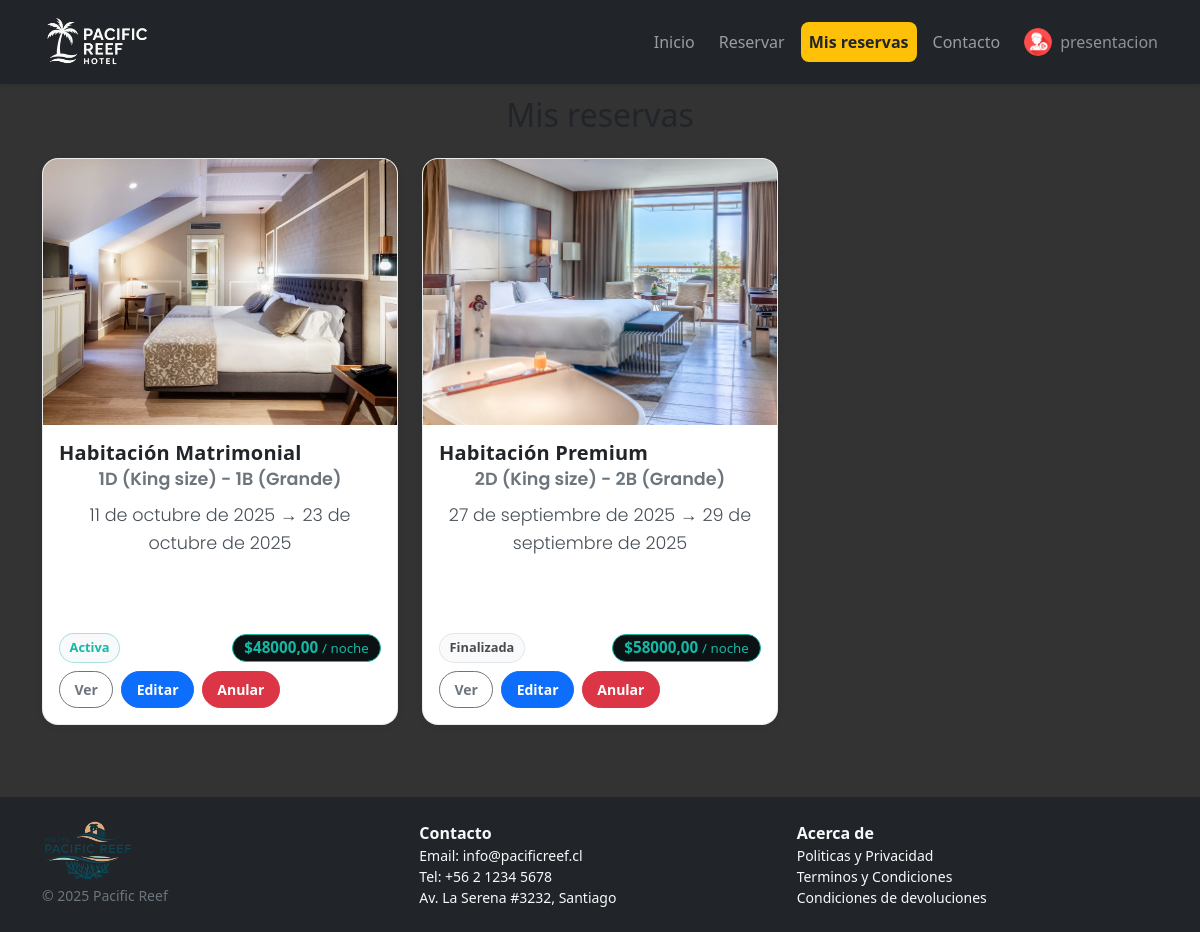
The page /reservas/ (signed in) on the database its author committed.
### hotel/models.py (models this page shows, shortened)
class Reservation(models.Model):
    room = models.ForeignKey(Room, on_delete=models.PROTECT, related_name="reservations")
    guest_name = models.CharField(max_length=120)
    check_in = models.DateField()
    check_out = models.DateField()
    notes = models.TextField(blank=True)
    user = models.ForeignKey(
        settings.AUTH_USER_MODEL,
        on_delete=models.CASCADE,
        related_name="reservations",
        null=True, blank=True,
    )

class Room(models.Model):
    ROOM_TYPES = [
        ("STD", "Standard"),
        ("DLX", "Deluxe"),
        ("STE", "Suite"),
    ]
    hotel = models.ForeignKey(Hotel, on_delete=models.CASCADE, related_name="rooms")
    number = models.CharField(max_length=10)
    room_type = models.CharField(max_length=3, choices=ROOM_TYPES, default="STD")
    capacity = models.PositiveSmallIntegerField(default=2)
    price_per_night = models.DecimalField(max_digits=10, decimal_places=2)
    is_active = models.BooleanField(default=True)
    image = models.ImageField(upload_to="rooms/", blank=True, null=True)
    spaces = models.CharField(max_length=50, blank=True, null=True)
    description = models.TextField(blank=True, null=True)
    class Meta:
        unique_together = ("hotel", "number")

### hotel/views.py (the view)
# urls.py: path("reservas/", views.ResList.as_view(), name="res_list"),
class ResList(LoginRequiredMixin, ListView):
    model = Reservation
    ordering = ["-check_in"]
    paginate_by = 20
    template_name = "hoteles/reservation_list.html"
    context_object_name = "object_list"
    def get_queryset(self):
        qs = super().get_queryset()
        return qs.filter(user=self.request.user)
    def get_context_data(self, **kwargs):
        ctx = super().get_context_data(**kwargs)
        ctx["current"] = "res_list"
        ctx["today"] = now().date()
        return ctx

### hotel/context_processors.py (called while the page is built)
def clima_global(request):
    clima_data = get_weather_meteoblue()
    return {
        'clima': clima_data
    }

### hotel/views.py (called while the page is built, shortened)
def get_weather_meteoblue():
    url = "https://my.meteoblue.com/packages/basic-1h_basic-day"
    params = {
        "apikey": "wtsb78MJjGLBo9rl",
        "lat": -33.4569,
        "lon": -70.6483,
        "asl": 556,
        "format": "json"
    }
    try:
        r = requests.get(url, params=params, timeout=10)
        r.raise_for_status()
        data = r.json()
    except requests.exceptions.RequestException as e:
        print(f"Error al conectar con Meteoblue: {e}")
        return []

### templates/hoteles/reservation_list.html (shortened to what this page needs)
{% extends "base.html" %}
{% load static %}
{% block content %}
<h2 class="text-center mb-4">Mis reservas</h2>
<div class="container px-0">
  {% if object_list %}
    <div class="row g-4 row-cols-1 row-cols-sm-2 row-cols-lg-3">
      {% for res in object_list %}
        <div class="col">
          <div class="card res-card">
            {% if res.room.image %}
              <img src="{{ res.room.image.url }}" alt="{{ res.room.get_room_type_display }}" class="res-img">
            {% else %}
              <img src="{% static 'img/habitacion.jpg' %}" alt="{{ res.room.get_room_type_display }}" class="res-img">
            {% endif %}
            <div class="card-body d-flex flex-column">
              <h5 class="res-type mb-0">{{ res.room.get_room_type_display }}</h5>
              <p class="res-subtitle mb-2">{{ res.room.spaces }}</p>
              <p class="res-dates mb-3">
                {{ res.check_in }} &rarr; {{ res.check_out }}
              </p>
              {% if res.notes %}
                <p class="text-muted mb-3" style="min-height: 2.5em; overflow:hidden;">{{ res.notes }}</p>
              {% else %}
                <p class="text-muted mb-3" style="min-height: 2.5em;">&nbsp;</p>
              {% endif %}
              <div class="mt-auto d-flex align-items-center justify-content-between flex-wrap gap-2">
                <span class="badge-status {% if res.check_out > today %}active{% else %}past{% endif %}">
                  {% if res.check_out > today %}Activa{% else %}Finalizada{% endif %}
                </span>
                <span class="price-pill">
                  ${{ res.room.price_per_night }} <small class="fw-normal">/ noche</small>
                </span>
                <div class="actions d-flex gap-2">
                  <a href="{% url 'res_detail' res.pk %}" class="btn btn-outline-secondary btn-sm">Ver</a>
                  <a href="{% url 'res_update' res.pk %}" class="btn btn-primary btn-sm">Editar</a>
                  <form action="{% url 'res_delete' res.pk %}" method="post" class="d-inline" onsubmit="return confirmCancel(this);">
                    <button type="submit" class="btn btn-danger btn-sm">Anular</button>
                  </form>
                </div>
              </div>
            </div>
          </div>
        </div>
      {% endfor %}
    </div>
  {% else %}
    <div class="text-center text-muted py-5">
      <img src="{% static 'img/empty-state-reservas.svg' %}" alt="" style="max-width:220px;" class="mb-3">
      <p>Aún no tienes reservas. ¿Listo para tu próxima estadía?</p>
      <a href="{% url 'room_list' %}" class="btn btn-primary">Reservar una habitación</a>
    </div>
  {% endif %}
</div>
{% endblock %}

### templates/_navbar.html (shortened to what this page needs)
{% load static %}
<nav class="navbar navbar-expand-lg navbar-dark bg-dark fixed-top shadow-sm">
  <div class="container">
    <a class="navbar-brand d-flex align-items-center gap-2" href="{% url 'home' %}">
      <img src="{% static 'img/logo-hotel.png' %}" alt="Hotel" style="height:58px; width:auto;">
    </a>
    <div class="collapse navbar-collapse justify-content-end" id="mainNav">
      <ul class="navbar-nav align-items-lg-center gap-lg-2">
        <li class="nav-item">
          <a class="nav-link {% if current == 'home' %}active-pill{% endif %}" href="{% url 'home' %}">Inicio</a>
        </li>
        <li class="nav-item">
          <a class="nav-link {% if current == 'room_list' or current == 'room_detail' %}active-pill{% endif %}" href="{% url 'room_list' %}">Reservar</a>
        </li>
        {% if user.is_authenticated %}
          <li class="nav-item">
            <a class="nav-link {% if current == 'res_list' or current == 'res_detail' %}active-pill{% endif %}" href="{% url 'res_list' %}">Mis reservas</a>
          </li>
          <li class="nav-item">
            <a class="nav-link {% if current == 'contacto' %}active-pill{% endif %}" href="{% url 'contacto' %}">Contacto</a>
          </li>
          <li class="nav-item d-flex align-items-center ms-lg-2">
            <form method="post" action="{% url 'logout' %}" class="m-0 p-0 d-flex align-items-center">
              <button type="submit"
                      class="btn btn-link d-flex align-items-center p-0 text-white-50"
                      style="text-decoration:none; border:none; background:transparent; cursor:pointer;"
                      title="Cerrar sesión">
                <img src="{% static 'img/icono-usuario.png' %}"
                     alt="Avatar"
                     class="rounded-circle me-2"
                     style="width:28px;height:28px;object-fit:cover;">
                <span class="navbar-text text-white-50">{{ user.get_full_name|default:user.username }}</span>
              </button>
            </form>
          </li>
        {% endif %}
      </ul>
    </div>
  </div>
</nav>

### static/css/styles.css (style rules this page uses)
body { padding-top: 4.5rem; }
.nav-link.active-pill { background-color: #ffc107; color: #212529 !important; border-radius: .5rem; font-weight: 600; }
.navbar-brand img { height:36px; }
p { font-family: 'Poppins', sans-serif; font-weight: 300; font-size: 1.1rem; color: #e9ecef; line-height: 1.6; text-align: center; }

### templates/hoteles/reservation_list.html (style rules this page uses)
:root { --turquoise:#14b8a6; --near-black:#0c1114; }
.res-card { border: 1px solid rgba(12,17,20,.08); border-radius: 16px; overflow: hidden; box-shadow: 0 2px 10px rgba(0,0,0,.04); transition: transform .2s ease, box-shadow .2s ease, border-color .2s ease; height: 100%; }
.res-img { aspect-ratio: 4/3; object-fit: cover; width: 100%; display: block; }
.res-type { font-weight: 800; letter-spacing: .2px; line-height: 1.2; margin-bottom: .25rem; }
.res-subtitle { color: #6c757d; font-weight: 600; margin-bottom: .5rem; }
.res-dates { color:#495057; }
.price-pill { background: var(--near-black); color: var(--turquoise); border: 1px solid var(--turquoise); font-weight: 800; border-radius: 999px; padding: .35rem .7rem; line-height: 1; font-size: .95rem; white-space: nowrap; }
.badge-status { border: 1px solid rgba(12,17,20,.12); background: #f8f9fa; color: #0c1114; border-radius: 999px; padding: .25rem .6rem; font-weight: 600; font-size: .8rem; }
.badge-status.active { border-color: rgba(20,184,166,.35); color: var(--turquoise); }
.badge-status.past { opacity:.75; }
.actions .btn { border-radius: 999px; font-weight: 600; padding: .45rem .9rem; }

### rows shown on the page
Reservation: room.image (picture), room.room_type "Habitación Matrimonial", room.spaces "1D (King size) - 1B (Grande)", check_in "11 de octubre de 2025", check_out "23 de octubre de 2025", shows "Activa", room.price_per_night "48000,00"
Reservation: room.image (picture), room.room_type "Habitación Premium", room.spaces "2D (King size) - 2B (Grande)", check_in "27 de septiembre de 2025", check_out "29 de septiembre de 2025", shows "Finalizada", room.price_per_night "58000,00"

### other values the page prints
{{ user.get_full_name|default:user.username }} "presentacion"
